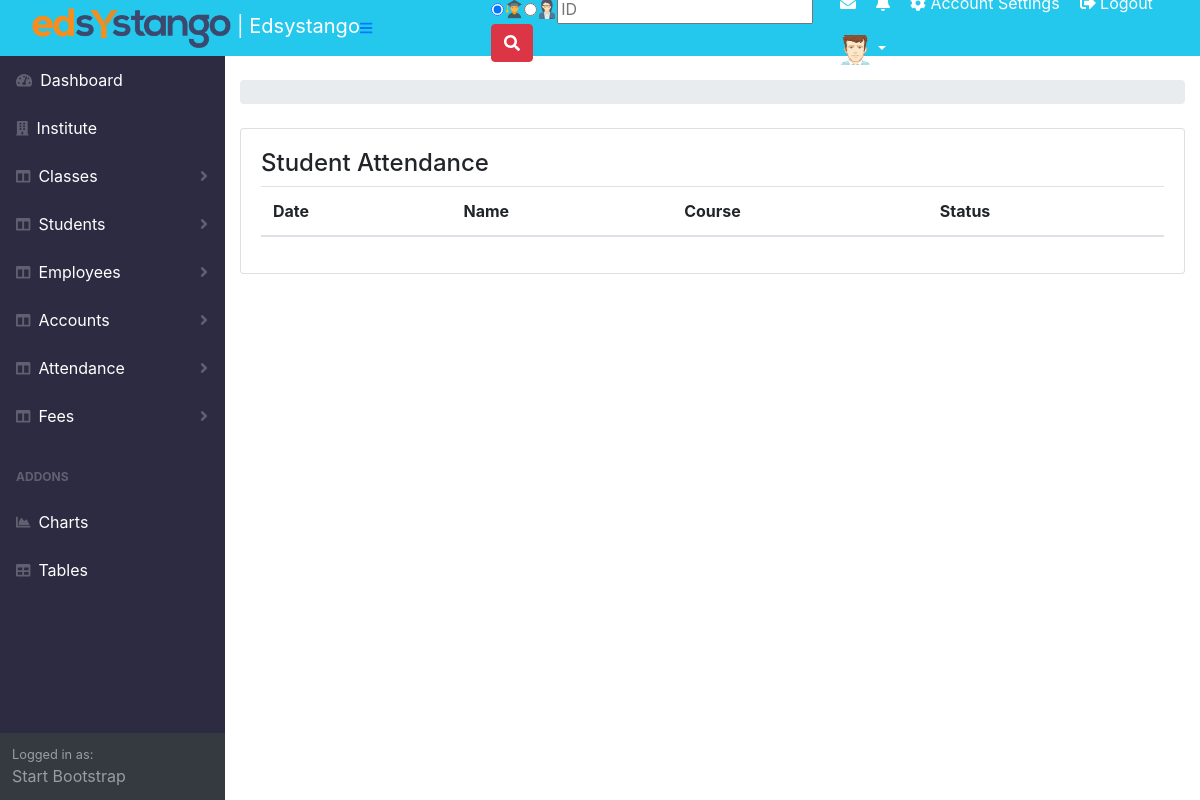
Before: /getstudentattendance/ with the older database file.
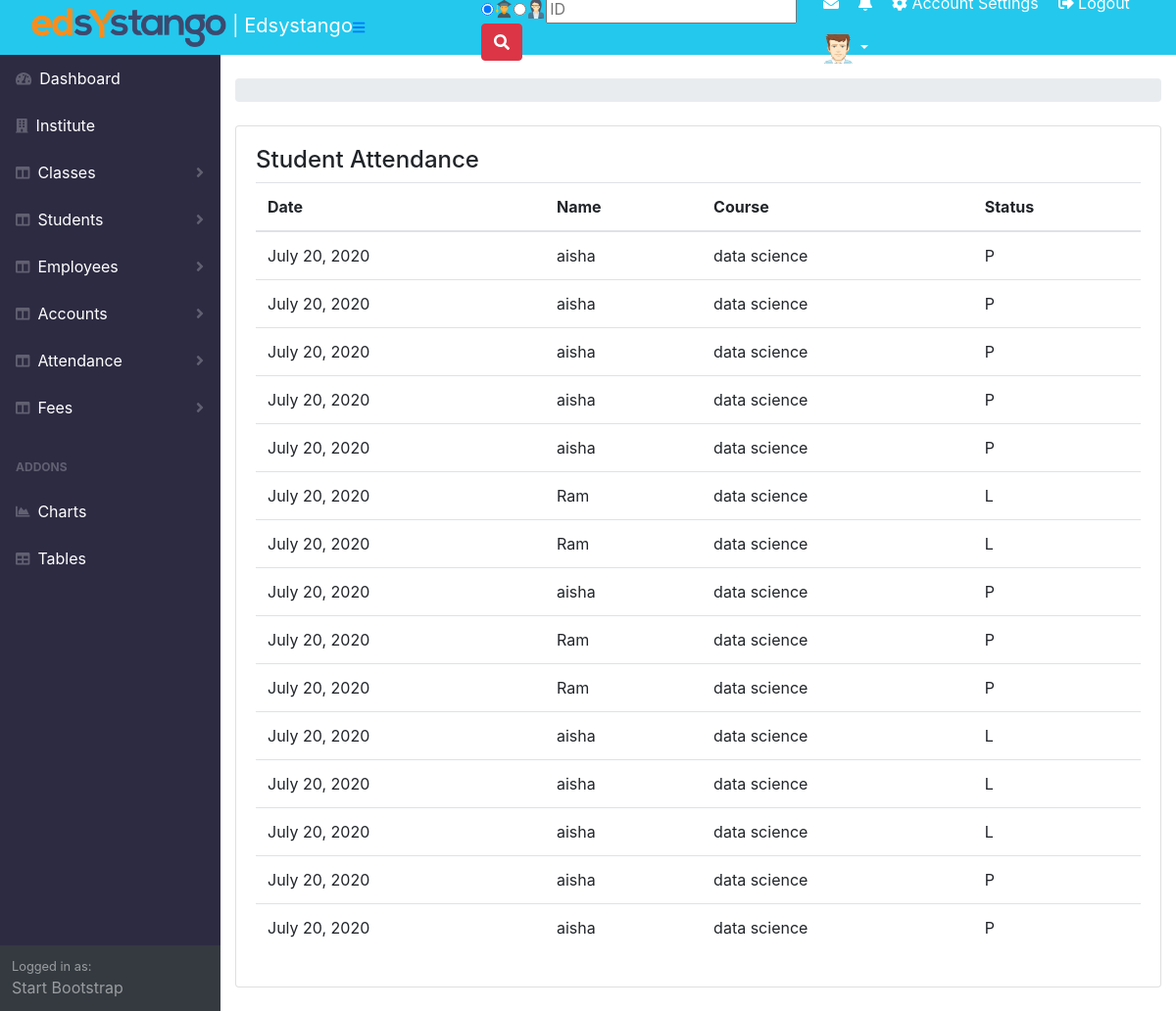
After: the same page with the newer database file.
### portalapp/models.py (models this page shows)
class Attendance(models.Model):
    Date = models.DateField()
    Class = models.CharField(max_length=40)
    StudentName = models.CharField(max_length=255)
    Status = models.CharField(max_length=20)

### portalapp/views.py (the view)
# urls.py: path('getstudentattendance/',views.getAttendance),
def getAttendance(request):
    obj = Attendance.objects.all()
    return render(request,'portalapp/getstudentattendance.html',{'obj':obj})

### templates/portalapp/getstudentattendance.html (shortened to what this page needs)
{% extends 'portalapp/base.html' %}
{% block base %}
<h4>Student Attendance</h4>
<table class="table">
  <thead>
    <tr>
      <th>Date</th>
      <th>Name</th>
      <th>Course</th>
      <th>Status</th>
    </tr>
  </thead>
  <tbody>
    {% if obj %}
    {% for i in obj %}
      <tr>
        <td>{{i.Date}}</td>
        <td>{{i.StudentName}}</td>
        <td>{{i.Class}}</td>
        <td>{{i.Status}}</td>
      </tr>
      {% endfor %}
    {% endif %}
  </tbody>
</table>
{% endblock %}

Changed rows visible on the page:
added Attendance: Date "July 20, 2020", StudentName "aisha", Class "data science", Status "P"
added Attendance: Date "July 20, 2020", StudentName "aisha", Class "data science", Status "P"
added Attendance: Date "July 20, 2020", StudentName "aisha", Class "data science", Status "P"
added Attendance: Date "July 20, 2020", StudentName "aisha", Class "data science", Status "P"
added Attendance: Date "July 20, 2020", StudentName "aisha", Class "data science", Status "P"
added Attendance: Date "July 20, 2020", StudentName "Ram", Class "data science", Status "L"
added Attendance: Date "July 20, 2020", StudentName "Ram", Class "data science", Status "L"
added Attendance: Date "July 20, 2020", StudentName "aisha", Class "data science", Status "P"
added Attendance: Date "July 20, 2020", StudentName "Ram", Class "data science", Status "P"
added Attendance: Date "July 20, 2020", StudentName "Ram", Class "data science", Status "P"
added Attendance: Date "July 20, 2020", StudentName "aisha", Class "data science", Status "L"
added Attendance: Date "July 20, 2020", StudentName "aisha", Class "data science", Status "L"
added Attendance: Date "July 20, 2020", StudentName "aisha", Class "data science", Status "L"
added Attendance: Date "July 20, 2020", StudentName "aisha", Class "data science", Status "P"
added Attendance: Date "July 20, 2020", StudentName "aisha", Class "data science", Status "P"
